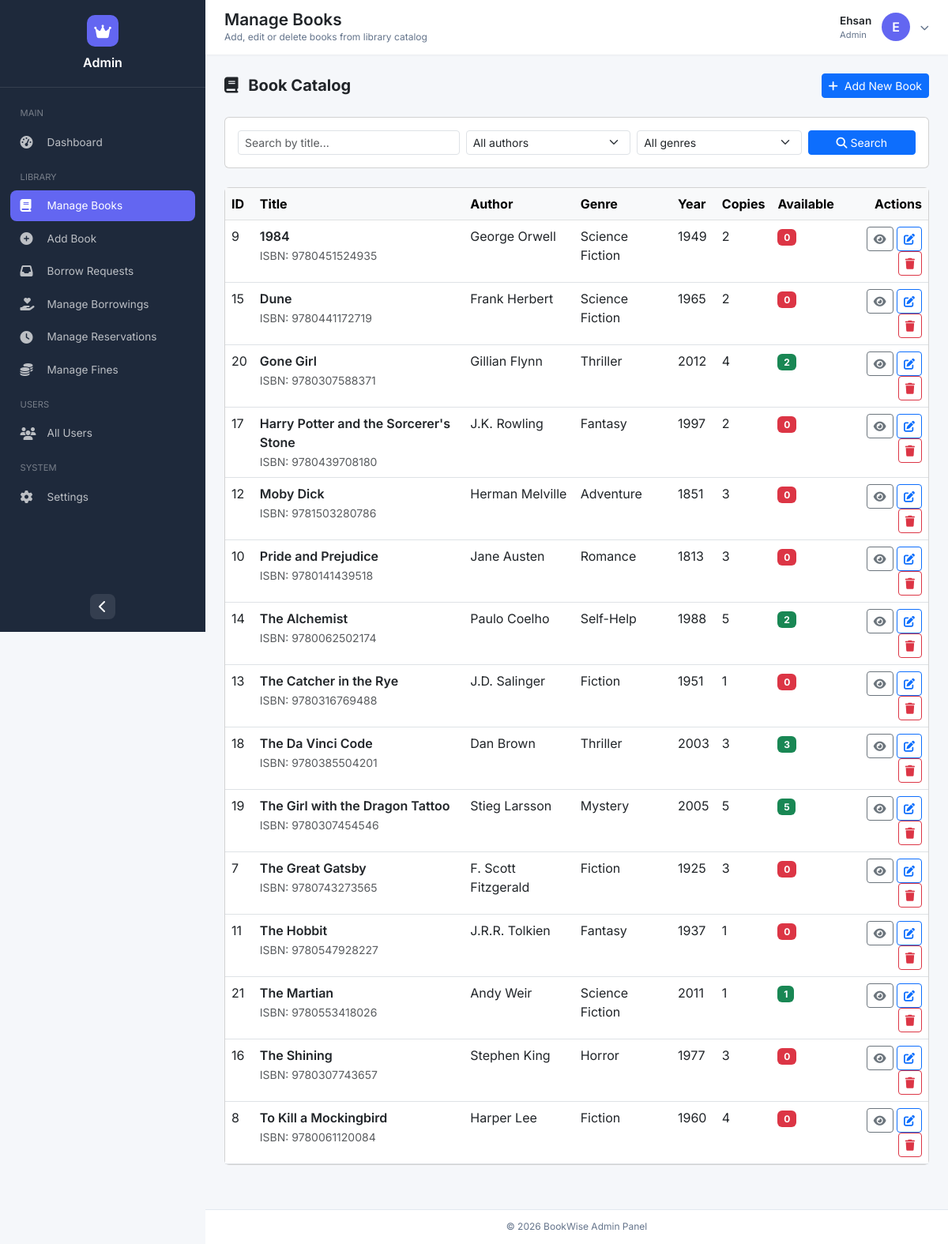
The app's page /books/admin/ (signed in) with its own data.
### accounts/models.py (models this page shows, shortened)
class CustomUser(AbstractUser):
    class Role(models.TextChoices):
        ADMIN = "ADMIN", _("Admin")
        MEMBER = "MEMBER", _("Member")
    email = models.EmailField(_("email address"), unique=True)
    role = models.CharField(
        _("role"),
        max_length=10,
        choices=Role.choices,
        default=Role.MEMBER,
    )
    objects = CustomUserManager()
    USERNAME_FIELD = "username"
    REQUIRED_FIELDS = ["email"]
    class Meta:
        verbose_name = _("user")
        verbose_name_plural = _("users")

### books/models.py (models this page shows, shortened)
class Book(models.Model):
    title = models.CharField(max_length=255)
    author = models.CharField(max_length=255)
    genre = models.CharField(max_length=100)
    description = models.TextField(blank=True)
    publish_year = models.PositiveIntegerField()
    isbn = models.CharField(
        max_length=13,
        unique=True,
        validators=[
            RegexValidator(
                regex=r'^\d{13}$',
                message="ISBN must be exactly 13 digits.",
                code="invalid_isbn"
            )
        ]
    )
    total_copies = models.PositiveIntegerField(default=1)
    available_copies = models.PositiveIntegerField(default=1)
    cover_image = models.ImageField(upload_to="book_covers/", blank=True)
    def __init__(self, *args, **kwargs):
        available_copies_was_provided = "available_copies" in kwargs
        super().__init__(*args, **kwargs)
        self._available_copies_was_provided = available_copies_was_provided
    def __setattr__(self, name, value):
        if name == "available_copies" and "_available_copies_was_provided" in self.__dict__:
            self.__dict__["_available_copies_was_provided"] = True
        super().__setattr__(name, value)
    class Meta:
        ordering = ["title"]
        verbose_name = "book"
        verbose_name_plural = "books"

### books/views.py (the view)
# urls.py: path("admin/", AdminBookListView.as_view(), name="admin_book_list"),
class AdminBookListView(LoginRequiredMixin, ListView):
    model = Book
    template_name = "books/admin_book_list.html"
    context_object_name = "books"
    paginate_by = 15
    def dispatch(self, request, *args, **kwargs):
        if not request.user.is_authenticated:
            return redirect('accounts:login')
        if not (request.user.is_superuser or getattr(request.user, 'role', None) == 'ADMIN'):
            return redirect('books:book_list')
        return super().dispatch(request, *args, **kwargs)
    def get_queryset(self):
        queryset = Book.objects.all()
        search = self.request.GET.get("search", "").strip()
        author = self.request.GET.get("author", "").strip()
        genre = self.request.GET.get("genre", "").strip()
        if search:
            queryset = queryset.filter(title__icontains=search)
        if author:
            queryset = queryset.filter(author__icontains=author)
        if genre:
            queryset = queryset.filter(genre=genre)
        return queryset
    def get_context_data(self, **kwargs):
        context = super().get_context_data(**kwargs)
        context["search"] = self.request.GET.get("search", "").strip()
        context["selected_author"] = self.request.GET.get("author", "").strip()
        context["selected_genre"] = self.request.GET.get("genre", "").strip()
        context["authors"] = (
            Book.objects.exclude(author="")
            .order_by("author")
            .values_list("author", flat=True)
            .distinct()
        )
        context["genres"] = (
            Book.objects.exclude(genre="")
            .order_by("genre")
            .values_list("genre", flat=True)
            .distinct()
        )
        params = self.request.GET.copy()
        if "page" in params:
            del params["page"]
        context["query_params"] = params.urlencode()
        return context

### books/templates/books/admin_book_list.html (shortened to what this page needs)
{% extends "dashboard/admin_base.html" %}
{% block page_title %}Manage Books{% endblock %}
{% block page_subtitle %}Add, edit or delete books from library catalog{% endblock %}
{% block admin_content %}
<div class="container-fluid px-0">
    <div class="d-flex justify-content-between align-items-center mb-4">
        <h5 class="fw-bold mb-0">
            <i class="fas fa-book me-2"></i> Book Catalog
        </h5>
        <a href="{% url 'books:book_create' %}" class="btn btn-primary btn-sm">
            <i class="fas fa-plus me-1"></i> Add New Book
        </a>
    </div>
    <div class="card mb-4">
        <div class="card-body">
            <form method="get" class="row g-2">
                <div class="col-md-4">
                    <input type="search" name="search" value="{{ search }}"
                           class="form-control form-control-sm" placeholder="Search by title...">
                </div>
                <div class="col-md-3">
                    <select name="author" class="form-select form-select-sm">
                        <option value="">All authors</option>
                    </select>
                </div>
                <div class="col-md-3">
                    <select name="genre" class="form-select form-select-sm">
                        <option value="">All genres</option>
                    </select>
                </div>
                <div class="col-md-2">
                    <button type="submit" class="btn btn-primary btn-sm w-100">
                        <i class="fas fa-search"></i> Search
                    </button>
                </div>
            </form>
        </div>
    </div>
    <div class="card">
        <div class="card-body p-0">
            <div class="table-responsive">
                <table class="table table-hover mb-0">
                    <thead class="table-light">
                        <tr>
                            <th>ID</th>
                            <th>Title</th>
                            <th>Author</th>
                            <th>Genre</th>
                            <th>Year</th>
                            <th>Copies</th>
                            <th>Available</th>
                            <th class="text-end">Actions</th>
                        </tr>
                    </thead>
                    <tbody>
                        {% for book in books %}
                        <tr>
                            <td>{{ book.id }}</td>
                            <td>
                                <div class="fw-semibold">{{ book.title|truncatechars:40 }}</div>
                                {% if book.isbn %}
                                <small class="text-muted">ISBN: {{ book.isbn }}</small>
                                {% endif %}
                            </td>
                            <td>{{ book.author }}</td>
                            <td>{{ book.genre }}</td>
                            <td>{{ book.publish_year }}</td>
                            <td>{{ book.total_copies }}</td>
                            <td>
                                <span class="badge {% if book.available_copies > 0 %}bg-success{% else %}bg-danger{% endif %}">
                                    {{ book.available_copies }}
                                </span>
                            </td>
                            <td class="text-end">
                                <a href="{% url 'books:book_detail' book.pk %}" class="btn btn-sm btn-outline-secondary" target="_blank">
                                    <i class="fas fa-eye"></i>
                                </a>
                                <a href="{% url 'books:book_update' book.pk %}" class="btn btn-sm btn-outline-primary">
                                    <i class="fas fa-edit"></i>
                                </a>
                                <a href="{% url 'books:book_delete' book.pk %}" class="btn btn-sm btn-outline-danger"
                                   onclick="return confirm('Delete this book?')">
                                    <i class="fas fa-trash"></i>
                                </a>
                            </td>
                        </tr>
                        {% empty %}
                        <tr>
                            <td colspan="8" class="text-center py-4 text-muted">
                                No books found
                            </td>
                        </tr>
                        {% endfor %}
                    </tbody>
                </table>
            </div>
        </div>
    </div>
</div>
{% endblock %}

### dashboard/templates/dashboard/admin_base.html (shortened to what this page needs)
{% load static %}
<!DOCTYPE html>
<html lang="en">
<head>
    <link href="https://cdn.jsdelivr.net/npm/bootstrap@5.3.0/dist/css/bootstrap.min.css" rel="stylesheet">
    <link rel="stylesheet" href="https://cdnjs.cloudflare.com/ajax/libs/font-awesome/6.4.0/css/all.min.css">
</head>
<body>
    <aside class="admin-sidebar" id="adminSidebar">
        <div class="sidebar-logo">
            <div class="logo-icon">
                <i class="fas fa-crown"></i>
            </div>
            <div class="logo-text">Admin</div>
        </div>
        <div class="sidebar-nav">
            <div class="nav-section-title">MAIN</div>
            <a href="{% url 'dashboard:admin-dashboard' %}" class="sidebar-link">
                <i class="fas fa-tachometer-alt"></i>
                <span>Dashboard</span>
            </a>
            <div class="nav-section-title">LIBRARY</div>
            <a href="{% url 'books:admin_book_list' %}" class="sidebar-link">
                <i class="fas fa-book"></i>
                <span>Manage Books</span>
            </a>
            <a href="{% url 'books:book_create' %}" class="sidebar-link">
                <i class="fas fa-plus-circle"></i>
                <span>Add Book</span>
            </a>
            <a href="{% url 'borrowing:admin_borrow_requests' %}" class="sidebar-link">
                <i class="fas fa-inbox"></i>
                <span>Borrow Requests</span>
            </a>
            <a href="{% url 'borrowing:admin_borrow_list' %}" class="sidebar-link">
                <i class="fas fa-hand-holding-heart"></i>
                <span>Manage Borrowings</span>
            </a>
            <a href="{% url 'borrowing:admin_reservation_list' %}" class="sidebar-link">
                <i class="fas fa-clock"></i>
                <span>Manage Reservations</span>
            </a>
            <a href="{% url 'borrowing:admin_fine_list' %}" class="sidebar-link">
                <i class="fas fa-coins"></i>
                <span>Manage Fines</span>
            </a>
            <div class="nav-section-title">USERS</div>
            <a href="{% url 'dashboard:admin_users' %}" class="sidebar-link">
                <i class="fas fa-users"></i>
                <span>All Users</span>
            </a>
            <div class="nav-section-title">SYSTEM</div>
            <a href="#" class="sidebar-link">
                <i class="fas fa-cog"></i>
                <span>Settings</span>
            </a>
        </div>
        <button class="sidebar-toggle" id="sidebarToggle">
            <i class="fas fa-chevron-left"></i>
        </button>
    </aside>
    <div class="admin-main" id="adminMain">
        <header class="admin-header">
            <div class="d-flex align-items-center">
                <div class="page-title">
                    <h1>{% block page_title %}Dashboard{% endblock %}</h1>
                    <p>{% block page_subtitle %}Hello, {{ user.get_full_name|default:user.username }}{% endblock %}</p>
                </div>
            </div>
            <div class="admin-dropdown" id="adminDropdown">
                <div class="admin-user" id="adminUserBtn">
                    <div class="admin-info">
                        <div class="admin-name">{{ user.get_full_name|default:user.username }}</div>
                        <div class="admin-role">{{ user.get_role_display }}</div>
                    </div>
                    <div class="admin-avatar">
                        {{ user.username|first|upper }}
                    </div>
                    <i class="fas fa-chevron-down" style="font-size: 0.7rem; color: #64748b;"></i>
                </div>
            </div>
        </header>
        <div class="admin-content">
            {% block admin_content %}{% endblock %}
        </div>
        <footer class="admin-footer">
            © {% now "Y" %} BookWise Admin Panel
        </footer>
    </div>
</body>
</html>

### dashboard/templates/dashboard/admin_base.html (style rules this page uses)
* { margin: 0; padding: 0; box-sizing: border-box; }
body { font-family: 'Inter', sans-serif; background: #f5f7fa; }
.admin-sidebar { position: fixed; left: 0; top: 0; width: 260px; height: 100vh; background: #1e293b; z-index: 100; transition: all 0.3s ease; overflow-y: auto; }
.sidebar-logo { padding: 1.2rem; text-align: center; border-bottom: 1px solid rgba(255, 255, 255, 0.1); margin-bottom: 1rem; }
.sidebar-logo .logo-icon { width: 40px; height: 40px; background: #6366f1; border-radius: 10px; display: flex; align-items: center; justify-content: center; margin: 0 auto; }
.sidebar-logo .logo-icon i { font-size: 1.2rem; color: white; }
.sidebar-logo .logo-text { margin-top: 0.5rem; font-size: 1rem; font-weight: 600; color: white; }
.sidebar-nav { padding: 0 0.8rem; }
.nav-section-title { font-size: 0.7rem; text-transform: uppercase; color: rgba(255, 255, 255, 0.4); padding: 0.5rem 0.8rem; margin-top: 0.5rem; }
.sidebar-link { display: flex; align-items: center; gap: 12px; padding: 0.6rem 0.8rem; color: rgba(255, 255, 255, 0.7); text-decoration: none; border-radius: 8px; transition: all 0.2s; margin-bottom: 2px; }
.sidebar-link i { width: 22px; font-size: 1rem; }
.sidebar-link span { font-size: 0.85rem; }
.sidebar-link.active { background: #6366f1; color: white; }
.sidebar-toggle { position: absolute; bottom: 1rem; left: 50%; transform: translateX(-50%); background: rgba(255, 255, 255, 0.1); border: none; color: white; width: 32px; height: 32px; border-radius: 8px; cursor: pointer; }
.admin-main { margin-left: 260px; transition: all 0.3s ease; min-height: 100vh; }
.admin-header { background: white; padding: 0.8rem 1.5rem; display: flex; align-items: center; justify-content: space-between; box-shadow: 0 1px 3px rgba(0, 0, 0, 0.05); position: sticky; top: 0; z-index: 99; }
.page-title h1 { font-size: 1.3rem; font-weight: 600; margin: 0; }
.page-title p { font-size: 0.75rem; color: #64748b; margin: 0; }
.admin-user { display: flex; align-items: center; gap: 0.8rem; cursor: pointer; }
.admin-avatar { width: 36px; height: 36px; background: #6366f1; border-radius: 40px; display: flex; align-items: center; justify-content: center; color: white; font-weight: 600; }
.admin-name { font-weight: 600; font-size: 0.85rem; }
.admin-role { font-size: 0.7rem; color: #64748b; }
.admin-dropdown { position: relative; }
.admin-footer { background: white; padding: 0.8rem 1.5rem; text-align: center; border-top: 1px solid #e2e8f0; margin-top: 2rem; font-size: 0.75rem; color: #64748b; }
.admin-content { padding: 1.5rem; }

### records on screen
CustomUser: get_full_name "Ehsan", role "Admin", username|first "E"
Book: id "9", title "1984", isbn "9780451524935", author "George Orwell", genre "Science Fiction", publish_year "1949", total_copies "2", available_copies "0"
Book: id "15", title "Dune", isbn "9780441172719", author "Frank Herbert", genre "Science Fiction", publish_year "1965", total_copies "2", available_copies "0"
Book: id "20", title "Gone Girl", isbn "9780307588371", author "Gillian Flynn", genre "Thriller", publish_year "2012", total_copies "4", available_copies "2"
Book: id "17", title "Harry Potter and the Sorcerer's Stone", isbn "9780439708180", author "J.K. Rowling", genre "Fantasy", publish_year "1997", total_copies "2", available_copies "0"
Book: id "12", title "Moby Dick", isbn "9781503280786", author "Herman Melville", genre "Adventure", publish_year "1851", total_copies "3", available_copies "0"
Book: id "10", title "Pride and Prejudice", isbn "9780141439518", author "Jane Austen", genre "Romance", publish_year "1813", total_copies "3", available_copies "0"
Book: id "14", title "The Alchemist", isbn "9780062502174", author "Paulo Coelho", genre "Self-Help", publish_year "1988", total_copies "5", available_copies "2"
Book: id "13", title "The Catcher in the Rye", isbn "9780316769488", author "J.D. Salinger", genre "Fiction", publish_year "1951", total_copies "1", available_copies "0"
Book: id "18", title "The Da Vinci Code", isbn "9780385504201", author "Dan Brown", genre "Thriller", publish_year "2003", total_copies "3", available_copies "3"
Book: id "19", title "The Girl with the Dragon Tattoo", isbn "9780307454546", author "Stieg Larsson", genre "Mystery", publish_year "2005", total_copies "5", available_copies "5"
Book: id "7", title "The Great Gatsby", isbn "9780743273565", author "F. Scott Fitzgerald", genre "Fiction", publish_year "1925", total_copies "3", available_copies "0"
Book: id "11", title "The Hobbit", isbn "9780547928227", author "J.R.R. Tolkien", genre "Fantasy", publish_year "1937", total_copies "1", available_copies "0"
Book: id "21", title "The Martian", isbn "9780553418026", author "Andy Weir", genre "Science Fiction", publish_year "2011", total_copies "1", available_copies "1"
Book: id "16", title "The Shining", isbn "9780307743657", author "Stephen King", genre "Horror", publish_year "1977", total_copies "3", available_copies "0"
Book: id "8", title "To Kill a Mockingbird", isbn "9780061120084", author "Harper Lee", genre "Fiction", publish_year "1960", total_copies "4", available_copies "0"
